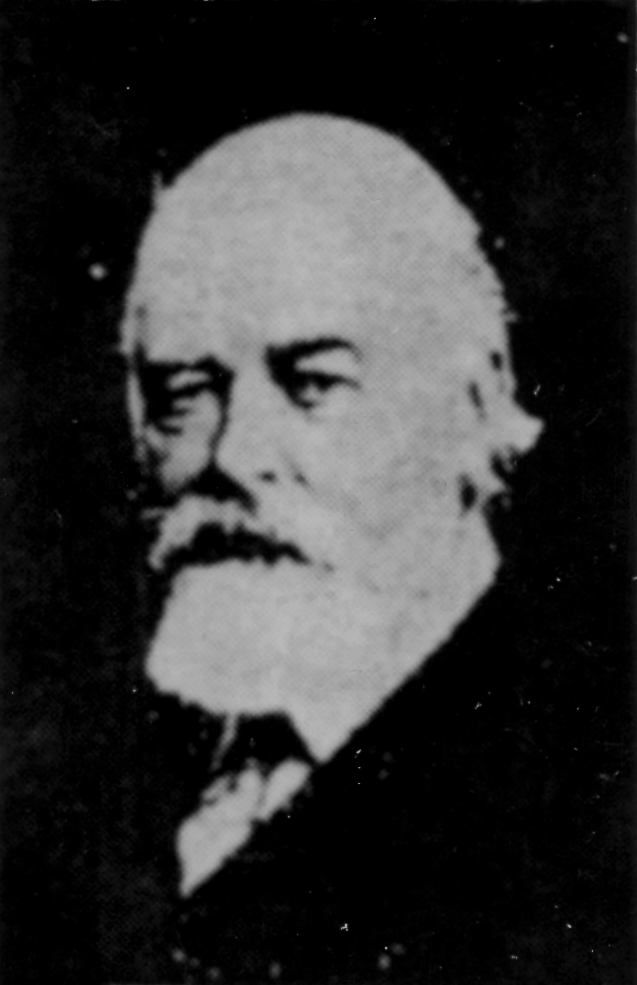
#> input picture images/a_bin.tif, 637 x 985 px
$ python threholding.py
#> lines starting #> are read from the running program, lines starting #| are printed output that depends on the picture; after the words box and inside, x2 and y2 are one past the last pixel; in counts of white or black regions, pixels touching at a corner belong together
# -*- coding: utf-8 -*-
"""
Created on Fri Sep 16 19:30:10 2022

@author: kavin
"""
import cv2

from matplotlib import pyplot as plt

img = cv2.imread("images/a_bin.tif")
#> img is the input picture: shape (985, 637, 3); min 0, max 189, mean 50
ret,thresh1 = cv2.threshold(img,127,255,cv2.THRESH_BINARY)
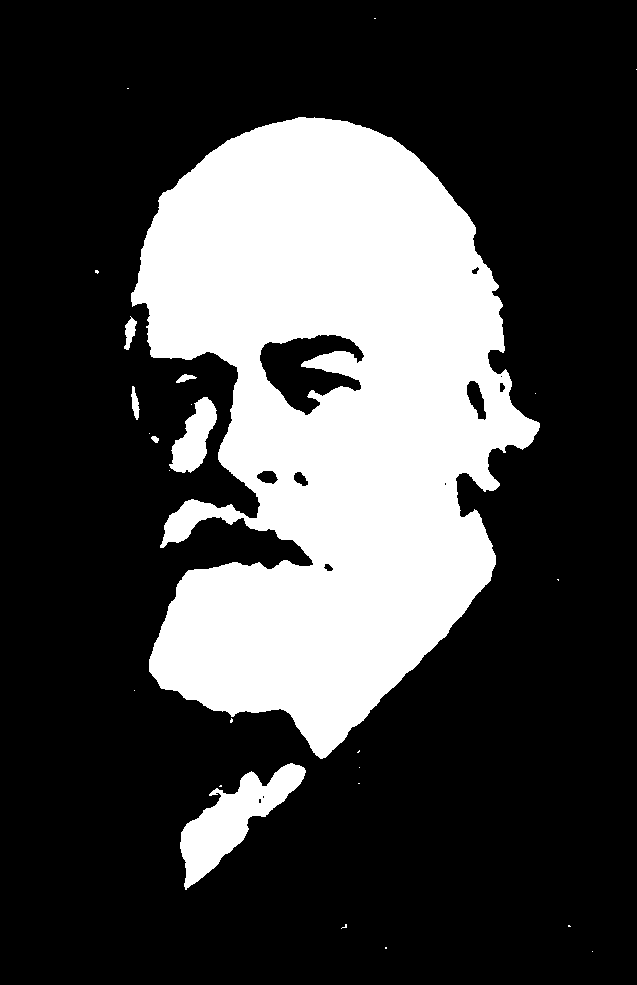
#> thresh1: shape (985, 637, 3); 26.9% white; 26 white regions (19 under 20 px), largest, box (x1, y1, x2, y2) and area: (131, 117, 540, 759) 160648, (180, 763, 306, 890) 5887, (169, 397, 217, 473) 1951
ret,thresh2 = cv2.threshold(img,127,255,cv2.THRESH_BINARY_INV)
ret,thresh3 = cv2.threshold(img,127,255,cv2.THRESH_TRUNC)
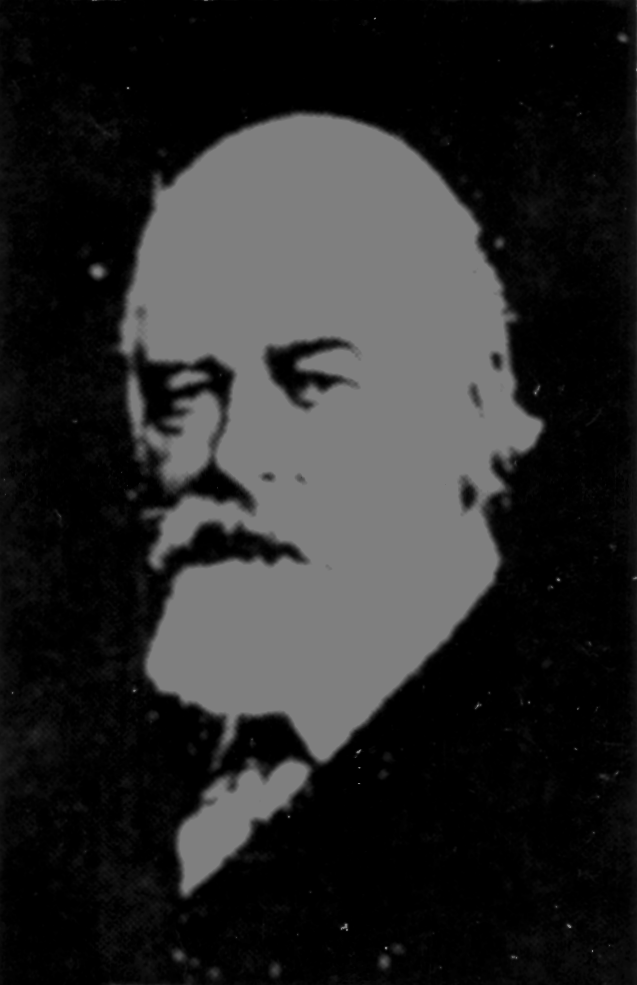
#> thresh3: shape (985, 637, 3); min 0, max 127, mean 40.5
ret,thresh4 = cv2.threshold(img,127,255,cv2.THRESH_TOZERO)
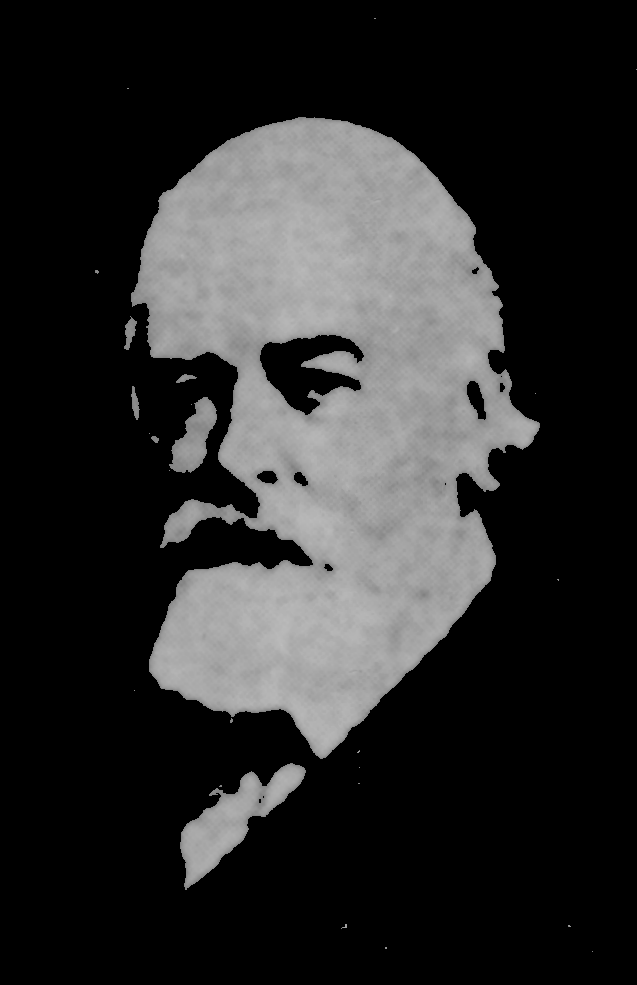
#> thresh4: shape (985, 637, 3); min 0, max 189, mean 43.8
ret,thresh5 = cv2.threshold(img,127,255,cv2.THRESH_TOZERO_INV)
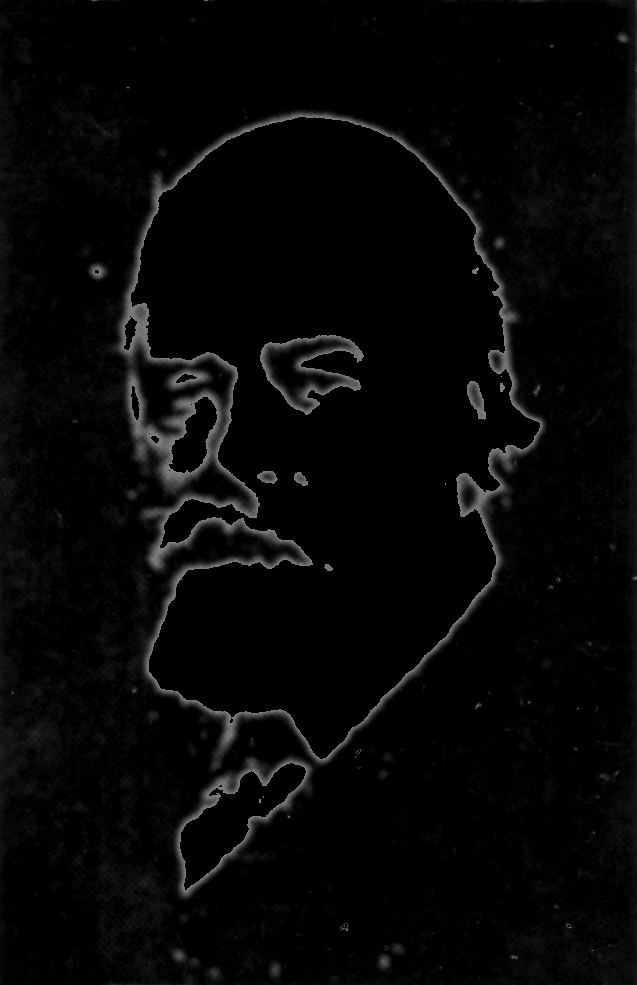
#> thresh5: shape (985, 637, 3); min 0, max 127, mean 6.3

titles = ['Original Image','BINARY','BINARY_INV','TRUNC','TOZERO','TOZERO_INV']
images = [img, thresh1, thresh2, thresh3, thresh4, thresh5]
for i in range(6):
    plt.subplot(2,3,i+1),plt.imshow(images[i],'gray',vmin=0,vmax=255)
    plt.title(titles[i])
    plt.xticks([]),plt.yticks([])
plt.show()

$ run again, with images/FigP0917(noisy_rectangle).tif copied over images/a_bin.tif
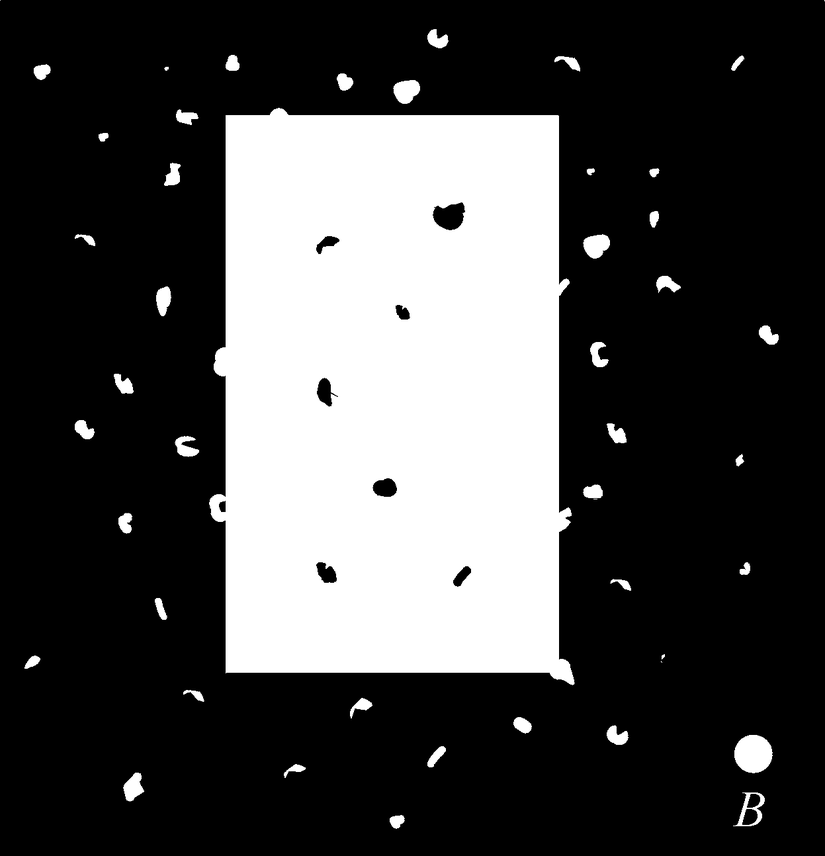
#> input picture images/FigP0917(noisy_rectangle).tif, 825 x 856 px, shrunk from 1247 x 1294 before the run
#> img is the input picture: shape (856, 825, 3); min 0, max 255, mean 70.1
#> thresh1: shape (856, 825, 3); 27.5% white; 45 white regions (4 under 20 px), largest, box (x1, y1, x2, y2) and area: (209, 108, 575, 685) 185039, (734, 735, 773, 773) 1151, (583, 234, 610, 259) 476
#> `ret,thresh2 = cv2.threshold(img,127,255,cv2.THRESH_BINARY_INV)`:
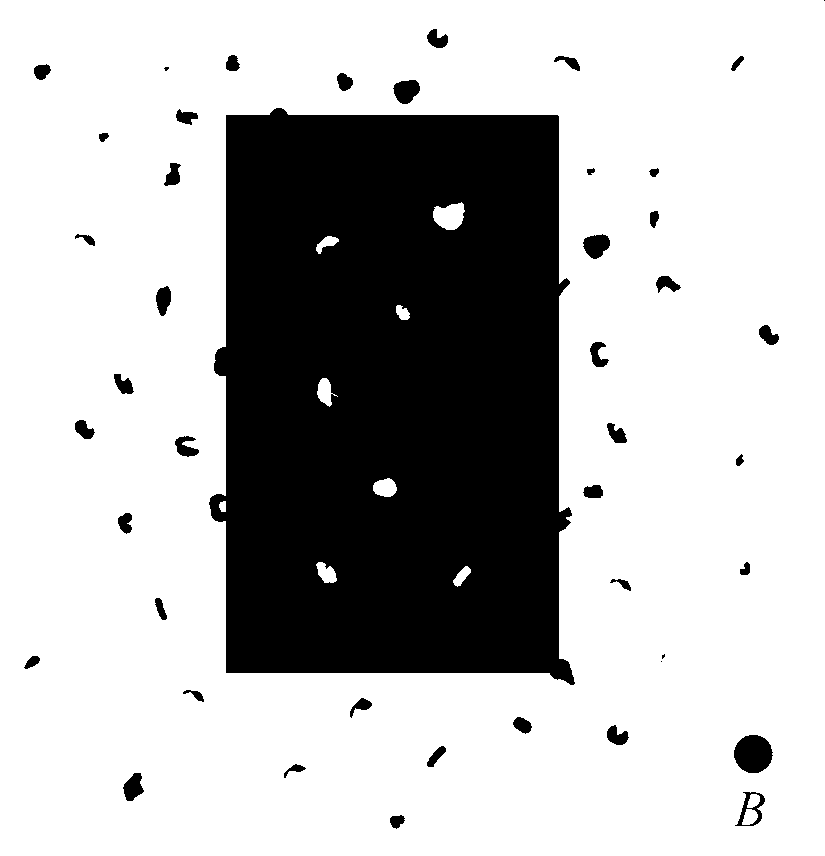
#> thresh2: shape (856, 825, 3); 72.5% white; 45 black regions (4 under 20 px), largest, box (x1, y1, x2, y2) and area: (209, 108, 575, 685) 185039, (734, 735, 773, 773) 1151, (583, 234, 610, 259) 476
#> `ret,thresh5 = cv2.threshold(img,127,255,cv2.THRESH_TOZERO_INV)`:
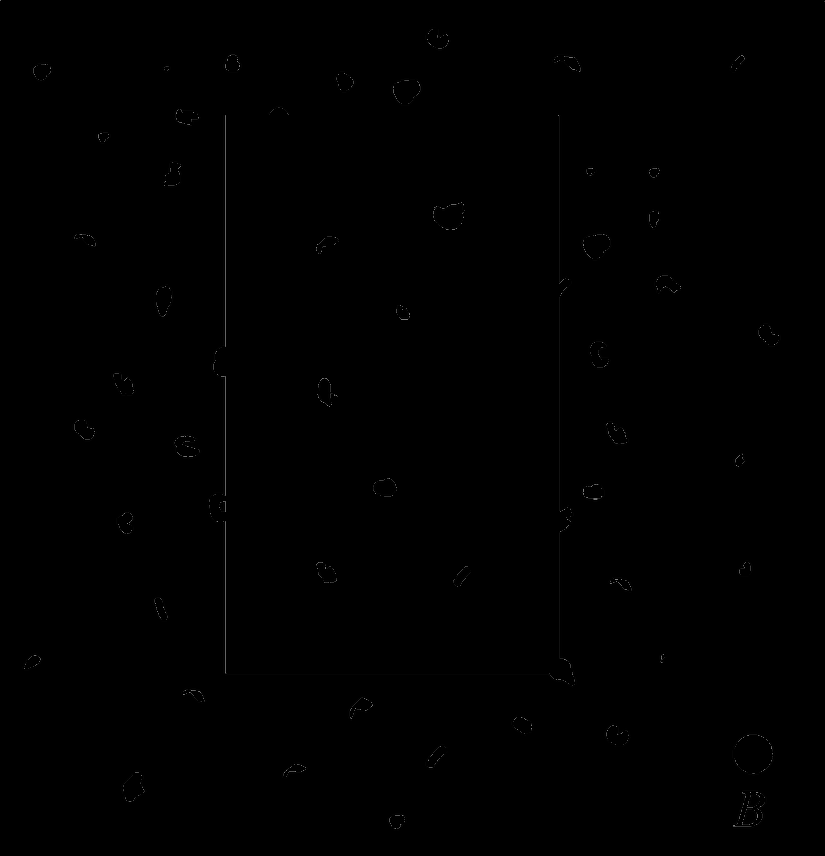
#> thresh5: shape (856, 825, 3); min 0, max 127, mean 0.3
